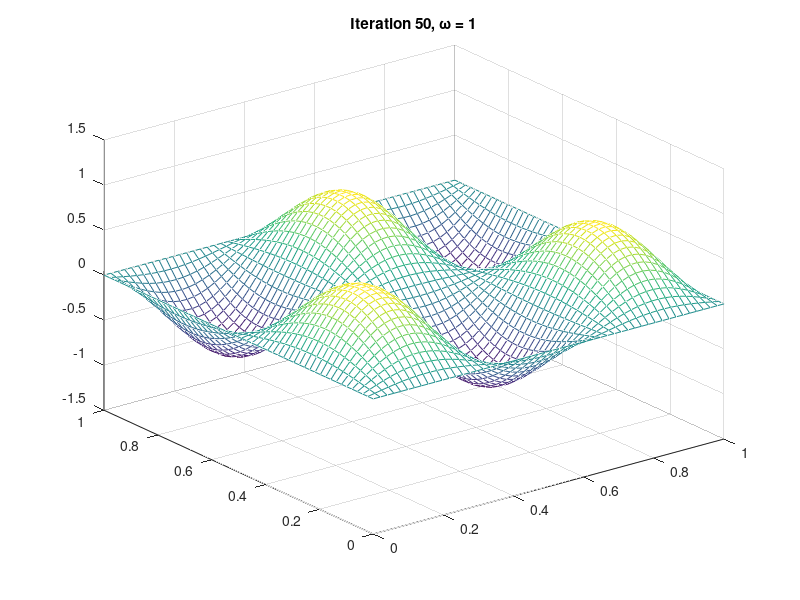
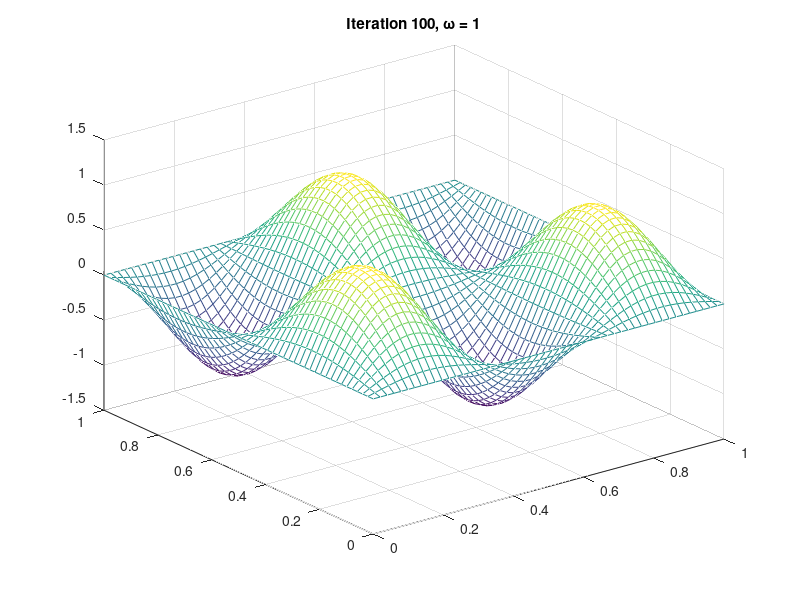
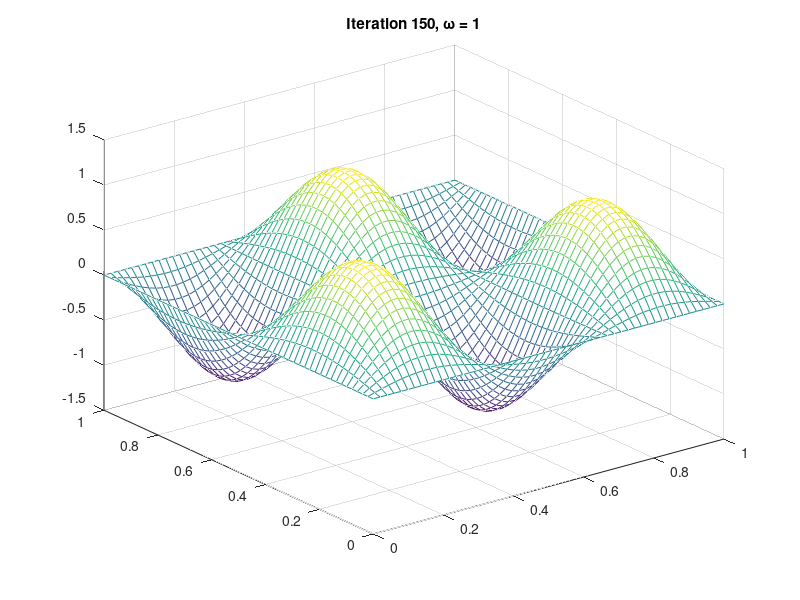
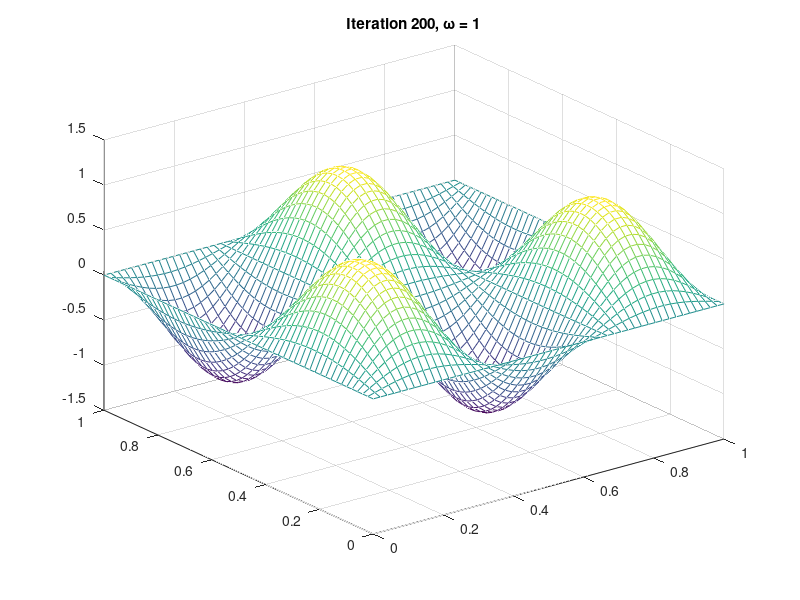

These figures' MATLAB source, in order: (Note: this script raises an error after producing the figures.)
close all

% Set number of iterations to be performed
nk = 300;

% Set parameters alpha and beta
alpha = 2;
beta  = 3;

% Set the number of meshpoints so the interior has N x N such points
N = 50;

% Compute the distance between mesh points, in each direction
h = 1/(N+1);

% We will have arrays that capture the boundary as well as the interior
% meshpoints.  As a result, we need those arrays to be of size (N+2) x
% (N+2) so that those indexed 2:N+1, 2:N+1 represent the interior. 

% Compute the x-values at each point i,j, including the boundary
x = h * [ 0:N+1 ];   % Notice this creates a row vector

% Compute the y-values at each point i,j, including the boundary
y = h * [ 0:N+1 ];   % Notice this creates a row vector

% Create an array that captures the load at each point i,j
F = zeros(N+2, N+2);  % Initialize F array
for i=1:N+2
    for j=1:N+2
        F(i,j) = (alpha^2 + beta^2) * pi^2 * sin(alpha * pi * x(i)) * sin(beta * pi * y(j));
    end
end

% Set the initial values at the mesh points
U = zeros(N+2, N+2);

% Set the relaxation parameter omega (new line)
omega_values = [1.0, 1.25, 1.5, 1.75, 1.9];  % Different omega values for testing (new line)
errors = zeros(length(omega_values), nk);    % To store errors for each omega (new line)

% Storage for intermediate solution plots
solutions = cell(length(omega_values), 6);  % Store solutions at specific iterations

for w = 1:length(omega_values)  % Loop over different omega values (new line)
    omega = omega_values(w);    % Set current omega value (new line)
    U = zeros(N+2, N+2);  % Reset U for each omega (new line)

    for k = 1:nk
        U_old = U;  % Store old U for error computation (new line)
        
        % update all the interior points
        for i = 2:N+1
            for j = 2:N+1
                U_new = (U(i, j-1) + U(i-1, j) + U(i+1, j) + U(i, j+1) + h^2 * F(i, j)) / 4;  % Calculate new U value (new line)
                U(i,j) = (1 - omega) * U(i,j) + omega * U_new;  % Update U with relaxation
            end
        end 
        % Compute error
        errors(w, k) = max(max(abs(U - U_old)));  % Calculate max error (new line)
        
        % Store solutions at specific iterations for later plotting
        if ismember(k, [50, 100, 150, 200, 250, 300])
            solutions{w, k/50} = U;  % Store solution (new line)
        end
        
        % Plotting (optional)
        if mod(k, 50) == 0  % Plot every 50 iterations (new line)
            figure;
            mesh(x, y, U);
            title(['Iteration ', num2str(k), ', \omega = ', num2str(omega)]);  % Update title with current omega (new line)
            axis([0 1 0 1 -1.5 1.5]);
            saveas(gcf, ['Iteration_', num2str(k), '_omega_', num2str(omega), '.png']);  % Save figure (new line)
        end
    end
end

% Plot errors for different omega values (new section)
figure;  % Create new figure for error plots (new line)
hold on;  % Hold on to add multiple plots (new line)
for w = 1:length(omega_values)  % Loop over omega values (new line)
    plot(1:nk, errors(w, :), 'DisplayName', ['\omega = ', num2str(omega_values(w))]);  % Plot error for current omega (new line)
end
hold off;  % Release hold (new line)
xlabel('Iteration');  % Label x-axis (new line)
ylabel('Error');  % Label y-axis (new line)
legend;  % Add legend to plot (new line)
title('Error convergence for different \omega values');  % Add title to plot (new line)
saveas(gcf, 'Error_Convergence.png');  % Save error plot (new line)

% Plot intermediate solutions for each omega
for w = 1:length(omega_values)
    figure;
    for i = 1:6
        subplot(2, 3, i);
        mesh(x, y, solutions{w, i*50});
        title(['Iteration ', num2str(i*50), ', \omega = ', num2str(omega_values(w))]);
        axis([0 1 0 1 -1.5 1.5]);
    end
    saveas(gcf, ['Solutions_omega_', num2str(omega_values(w)), '.png']);  % Save solution plot (new line)
end
